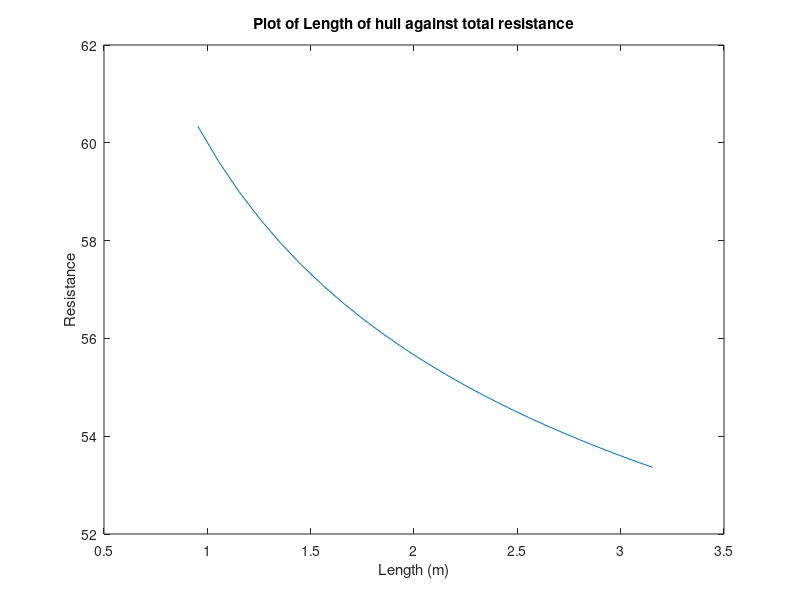
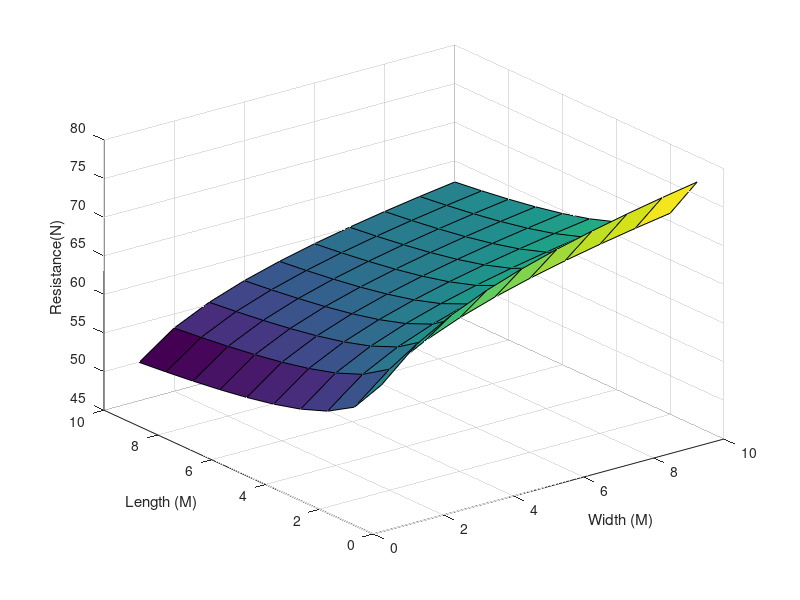
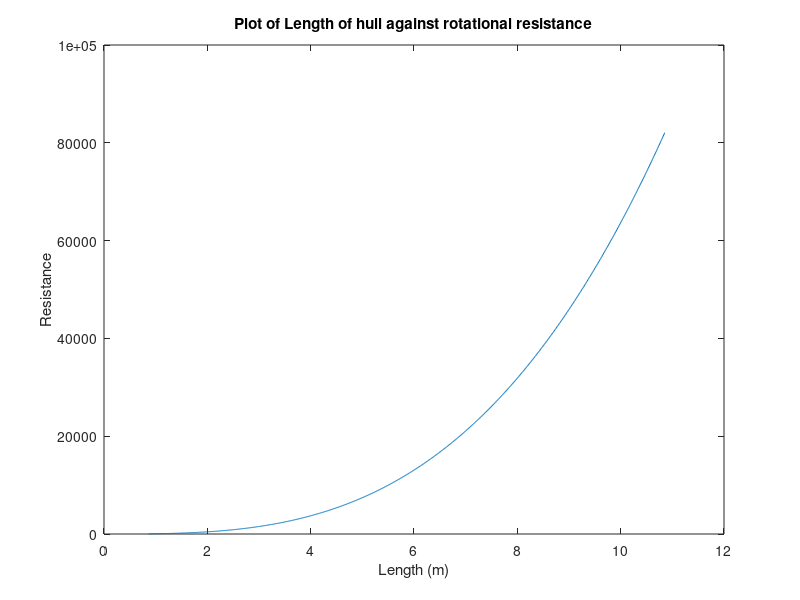
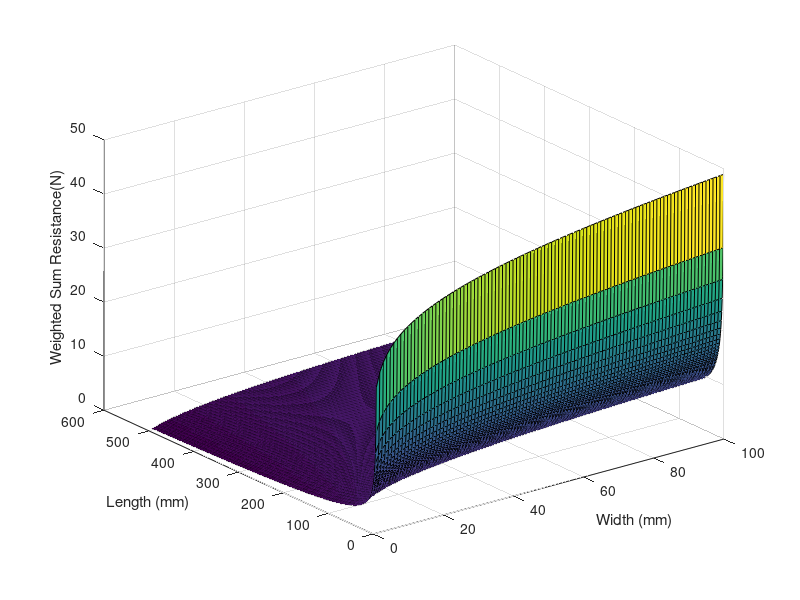

These figures' MATLAB source, in order: (Note: this script raises an error after producing the figures.)
close all
clear all
%% Hull Dynamics 2
% Equations used throughout code

%Rt = (2*p*(V^2)*pi)*(((L*B)^1.6+(L*D)^1.6+(B*D)^1.6)/3)^(1/16)*(0.075/(log10((L*V)/(1.004*10^(-6)))-2)^2);
%R_rot = (18.18*(x(1)^3.1)*(2.51 + exp(-0.998*(x(1)/x(2))) + 0.2716))
%Cd = 2.51 + exp(-0.998(L/D)) + 0.2716;
%Rrot = 181.18*(L^3.1)*Cd;

%% Initialisation
%Benchmark values for an average kayak
L_ben = 3.08; % Length
B_ben = 0.750; % Width
D_ben = 0.350; % Depth
p = 1000; % Density of water
w_sqr = (pi^2)/64; % Rotational velocity
V_ben = 1.55; % Velocity of boat in water

% Ratio of length to depth used as a constraint
ratio_ben = L_ben/D_ben; % benchmark boat ratio for comparison
% ratio = L/D;

% Used curve fitting tool to create relationship
% lam = 2.51*exp(-0.10008*ratio) + 0.2716
% goodness of fit: adjusted R-square = 0.9906

lam_ben = 2.51*exp(-0.10008*ratio_ben) + 0.2716;
% lam = 2.51*exp(-0.10008*ratio) + 0.2716;

%% Drag on boat rotating around z-axis in water

fd_rot_ben = 117.9*((L_ben^3.1)*lam_ben*(w_sqr));
% fd_rot = 117.9*((L^3.1)*lam*(w_sqr))

fprintf('\n') % New Line in output
fprintf('Rotational resistance of benchmark hull = %0.2d. N',fd_rot_ben);

%% Plotting Length against total resistance
% Initialise Values - Reset
D = D_ben;
L = 0.854; % initial length of boat
B = B_ben;
V = 1.55;

% Initialise lists - Reset
Rt_list = [];
L_list = [];
V_list = [];

% Iteratively increased - Length
for i = 1:1000
    L = L + 0.1;
    Rt = (2*p*(V^2)*pi)*(((L*B)^1.6+(L*D)^1.6+(B*D)^1.6)/3)^(1/16)*(0.075/(log10((L*V)/(1.004*10^(-6)))-2)^2);
    Rt_list = [Rt_list,Rt];
    L_list = [L_list,L];
    ratio = L/D;
    lam = 2.51*exp(-0.10008*ratio) + 0.2716; % laminar coefficient of friction at ratio of length to depth
    fd_rot = 117.9*((L^3.1)*lam*(w_sqr)); % rotational drag around z-axis
    if fd_rot > fd_rot_ben % when rotational drag is higher than the benchmark
        fin_L = L;
        fin_Rt = Rt;
        break
    end
end

figure();
plot(L_list,Rt_list)
xlabel('Length (m)')
ylabel('Resistance')
title('Plot of Length of hull against total resistance')

%% Plotting length vs width vs resistance
Rt_matrix = zeros(10,10);
B = 0;

for j = 1:10
    B = B + 1;
    L = 0;
    for i = 1:10 % lengths at depth
        L = L + 1;
        Rt = (2*p*(V^2)*pi)*(((L*B)^1.6+(L*D)^1.6+(B*D)^1.6)/3)^(1/16)*(0.075/(log10((L*V)/(1.004*10^(-6)))-2)^2);
        Rt_matrix(i,j)= Rt;
        ratio = L/D;
        lam = 2.51*exp(-0.10008*ratio) + 0.2716; % laminar coefficient of friction at ratio of length to depth
        fd_rot = 117.9*((L^3.1)*lam*(w_sqr)); % rotational drag around z-axis
%         if fd_rot > fd_rot_ben % when rotational drag is higher than the benchmark
%            fin_L = L;
%            fin_Rt = Rt;
%            break
%         end
    
    end
end
figure();
surf(Rt_matrix,Rt_matrix)
xlabel("Width (M)")
ylabel("Length (M)")
zlabel("Resistance(N)")

%% Plotting Length against rotational resitance

% Initialise Values - Reset
D = D_ben;
L = 0.854; % initial length of boat
B = B_ben;
p = 1000;
V = 1.55;

% Initialise lists - Reset
R_rot_list = [];
L_list = [];

% Iteratively increased - Length
for i = 1:1000
    L = L + 0.01;
    R_rot = (18.18*(L^3.1)*(2.51 + exp(-0.998*(L/B)) + 0.2716));
    R_rot_list = [R_rot_list,R_rot];
    L_list = [L_list,L];
end

figure();
plot(L_list,R_rot_list)
xlabel('Length (m)')
ylabel('Resistance')
title('Plot of Length of hull against rotational resistance')

%% Plotting Length against weighted Resistance sum

% Initialise Values - Reset
D = D_ben;
L = 10; % initial length of boat
B = B_ben;
p = 1000;

% Initialise lists - Reset
R_sum_list = [];
L_list = [];

% Weighted sum calculation
%   A calculation is made at 10m for both linear and rotational resistances
Rt = (2*p*(V^2)*pi)*(((L*B)^1.6+(L*D)^1.6+(B*D)^1.6)/3)^(1/16)*(0.075/(log10((L*V)/(1.004*10^(-6)))-2)^2);
R_rot = (18.18*(L^3.1)*(2.51 + exp(-0.998*(L/B)) + 0.2716));

% --------Normalisation-------------
%Initial limiting values
L_max = 5;
B_max  = 3;
D_max = 3;
L_min = 0.1;
B_min = 0.2;
D_min = 0.2;

Rt_max = (2*p*(V_ben^2)*pi)*(((L_min*B_max)^1.6+(L_min*D_max)^1.6+(B_max*D_max)^1.6)/3)^(1/16)*(0.075/(log10((L_min*V_ben)/(1.004*10^(-6)))-2)^2);
Rt_min = (2*p*(V_ben^2)*pi)*(((L_max*B_min)^1.6+(L_max*D_min)^1.6+(B_min*D_min)^1.6)/3)^(1/16)*(0.075/(log10((L_max*V_ben)/(1.004*10^(-6)))-2)^2);
%Rt_norm = ((Rt - Rt_min)/(Rt_max - Rt_min));

R_rot_max = (18.18*(L_max^3.1)*(2.51 + exp(-0.998*(L_max/B_max)) + 0.2716));
R_rot_min = (18.18*(L_min^3.1)*(2.51 + exp(-0.998*(L_min/B_min)) + 0.2716));
%R_rot_norm = ((R_rot - R_rot_min)/(R_rot_max - R_rot_min));


% --------Weighting---------------
w1 = 20;
%w2 = Rt/R_rot;
w2 = 0.001;

%R_sum = (w1*Rt_norm) + (w2*R_rot_norm);

%---------Plotting---------------
% Variables are reset again
L = 0.854;
B = 0;
V = 1.55;

% Iteratively increased - Width
for j = 1:100
    B = B + 0.1;
    L = 0;
    
    % Iteratively increased - Length
    for i = 1:1000
        L = L + 0.01;
        %Normalised Weighted Sum calculation
        Rt = (2*p*(V^2)*pi)*(((L*B)^1.6+(L*D)^1.6+(B*D)^1.6)/3)^(1/16)*(0.075/(log10((L*V)/(1.004*10^(-6)))-2)^2);
        R_rot = (18.18*(L^3.1)*(2.51 + exp(-0.998*(L/B)) + 0.2716));
        Rt_norm = ((Rt - Rt_min)/(Rt_max - Rt_min));
        R_rot_norm = ((R_rot - R_rot_min)/(R_rot_max - R_rot_min));
        R_sum = (w1*Rt_norm) + (w2*R_rot_norm);
        %R_sum = (w1*(2*p*(V^2)*pi)*(((L*B)^1.6+(L*D)^1.6+(B*D)^1.6)/3)^(1/16)*(0.075/(log10((L*V)/(1.004*10^(-6)))-2)^2)) + (w2*(18.18*(L^3.1)*(2.51 + exp(-0.998*(L/B)) + 0.2716)));
        R_sum_matrix(i,j)= R_sum;
        if j == 7
            R_sum_list = [R_sum_list,R_sum];
            L_list = [L_list,L];
        end
        if L > 5
            break
        end
    end
end
figure()
surf(R_sum_matrix,R_sum_matrix)
xlabel("Width (mm)")
ylabel("Length (mm)")
zlabel("Weighted Sum Resistance(N)")
figure();
   
% Iteratively increased - Length
L = 0;
R_sum = 0;
R_sum_list = [];
L_list = [];

w2 = 0.001;

for i = 1:1000
    L = L + 0.01;
    Rt = (2*p*(V^2)*pi)*(((L*B)^1.6+(L*D)^1.6+(B*D)^1.6)/3)^(1/16)*(0.075/(log10((L*V)/(1.004*10^(-6)))-2)^2);
    R_rot = (18.18*(L^3.1)*(2.51 + exp(-0.998*(L/B)) + 0.2716));
    Rt_norm = ((Rt - Rt_min)/(Rt_max - Rt_min));
    R_rot_norm = ((R_rot - R_rot_min)/(R_rot_max - R_rot_min));
    R_sum = (w1*Rt_norm) + (w2*R_rot_norm);
    %R_sum = (w1*(2*p*(V^2)*pi)*(((L*B)^1.6+(L*D)^1.6+(B*D)^1.6)/3)^(1/16)*(0.075/(log10((L*V)/(1.004*10^(-6)))-2)^2)) + (w2*(18.18*(L^3.1)*(2.51 + exp(-0.998*(L/B)) + 0.2716)));
    R_sum_list = [R_sum_list,R_sum];
    L_list = [L_list,L];
    if L > 10
        break
    end
end
plot(L_list,R_sum_list)
xlabel('Length (m)')
ylabel('Normalised Weighted Resistance')
title('Plot of Length of hull against weighted resistance')

% ----------------------------------------------------------------------------------------
%% Non-linear solving - fmincon
%https://uk.mathworks.com/matlabcentral/answers/144705-how-to-create-constraints-in-fmincon
% x(1) = L
% x(2) = B
% x(3) = D

V = 1.55;   % Initial speed
p = 1000;    % Density
D = D_ben;  % Initial depth
B = B_ben;  % Initial width

% Weighted sum of objective funtions
w1 = 1;
w2 = 0.001;
fun = @(x)(w1*(2*p*(V^2)*pi)*(((x(1)*x(2))^1.6+(x(1)*x(3))^1.6+(x(2)*x(3))^1.6)/3)^(1/16)*(0.075/(log10((x(1)*V)/(1.004*10^(-6)))-2)^2)) + (w2*(18.18*(x(1)^3.1)*(2.51 + exp(-0.998*(x(1)/x(2))) + 0.2716)));

% Weighted NORMALISED sum of objective functions
%fun = @(x)(w1*(((2*p*(V^2)*pi)*(((x(1)*x(2))^1.6+(x(1)*x(3))^1.6+(x(2)*x(3))^1.6)/3)^(1/16)*(0.075/(log10((x(1)*V)/(1.004*10^(-6)))-2)^2))-Rt_min)/(Rt_max - Rt_min)) + (w2*(((18.18*(x(1)^3.1)*(2.51 + exp(-0.998*(x(1)/x(2))) + 0.2716)) - R_rot_min)/(R_rot_max - R_rot_min)));

ub = [L_max,B_max,D_max]; % Upper limits for: Length, Width, Depth
lb = [L_min,B_min,D_min]; % Lower Limits for: Length, Width, Depth
A = [0,-1,0;-1,0,0]; % Linear constraints: seating depth (g6), Max length (g7), 
b = [-0.350;-4];
Aeq = []; % No equality constraints
beq = [];
x0 = [1,0.5,0.25]; % Initial numbers for, Length, Width, Depth
nonlcon = @hullcon; % Non linear constraints

X = fmincon(fun,x0,A,b,Aeq,beq,lb,ub,nonlcon);

fprintf('fmincon optimised: Length (L) %0.2u., Width (B) %0.2u., Depth (D) %0.2u.', X(1),X(2),X(3));

%-----------------------------------------------------------------------------------------
%% Optimised Hull resistance comparison
% Comparing optimised hull Vs Benchmark Hull
% At 3 knots (1.55 m/s)

% Benchmarch hull resistance
Rt_ben = (2*p*(V_ben^2)*pi)*(((L_ben*B_ben)^1.6+(L_ben*D_ben)^1.6+(B_ben*D_ben)^1.6)/3)^(1/16)*(0.075/(log10((L_ben*V_ben)/(1.004*10^(-6)))-2)^2);
%Optimised hull resistance
Rt_opt = (2*p*(V_ben^2)*pi)*(((X(1)*X(2))^1.6+(X(1)*X(3))^1.6+(X(2)*X(3))^1.6)/3)^(1/16)*(0.075/(log10((X(1)*V_ben)/(1.004*10^(-6)))-2)^2);
% Percentage improvement over benchmark
Rt_pct = ((Rt_ben - Rt_opt)/ Rt_ben)*100;
fprintf('\n') % New Line in output
fprintf('Percentage perfomance increase = %0.2d. N',Rt_pct);

% Benchmarch hull resistance
R_rot_ben = (18.18*(L_ben^3.1)*(2.51 + exp(-0.998*(L_ben/B_ben)) + 0.2716));
%Optimised hull resistance
R_rot_opt = (18.18*(X(1)^3.1)*(2.51 + exp(-0.998*(X(1)/X(2))) + 0.2716));
% Percentage improvement over benchmark
Rt_pct = ((R_rot_ben - R_rot_opt)/ R_rot_ben)*100;
fprintf('\n') % New Line in output
fprintf('Percentage Rotational perfomance increase = %0.2d. N',Rt_pct);

% ---------------------------------------------
%% Convert thrust to velocity

Rt_list = [];
L_list = [];
V_list = [];

%Init Values
thrust_pad = 250; % Newtons
thrust_mot = 1820; % Newtons
%Resistance will increase to match that with an increased velocity
V = 0.1;
L = X(1);

for i = 1:1000
    Rt = 1.5*((2*p*(V^2)*pi)*(((L*B)^1.6+(L*D)^1.6+(B*D)^1.6)/3)^(1/16)*(0.075/(log10((L*V)/(1.004*10^(-6)))-2)^2));
    V  = V + 0.1;
    if Rt > thrust_mot
    %if Rt > thrust_pad
        break
    end
end


fprintf('\n') % New Line in output
dispRt = sprintf('Total resistance = %0.2u N',Rt);
dispL = sprintf('Final Length = %0.2d m',L);
dispV = sprintf('Final speed = %0.2d m/s',V);

disp(dispRt)
disp(dispV)
disp(dispL)

%% Functions
% Non linear constraint
function [c,ceq] = hullcon(x)
c(1) = 0.350 - (2/3)*pi*x(1)*x(2)*x(3); % Volume constraint - used to maintain enough boyancy
c(2) = (0.3151/23) - (x(2))^2 - (x(3))^2; % x-axis inertia
ceq = [];
end
